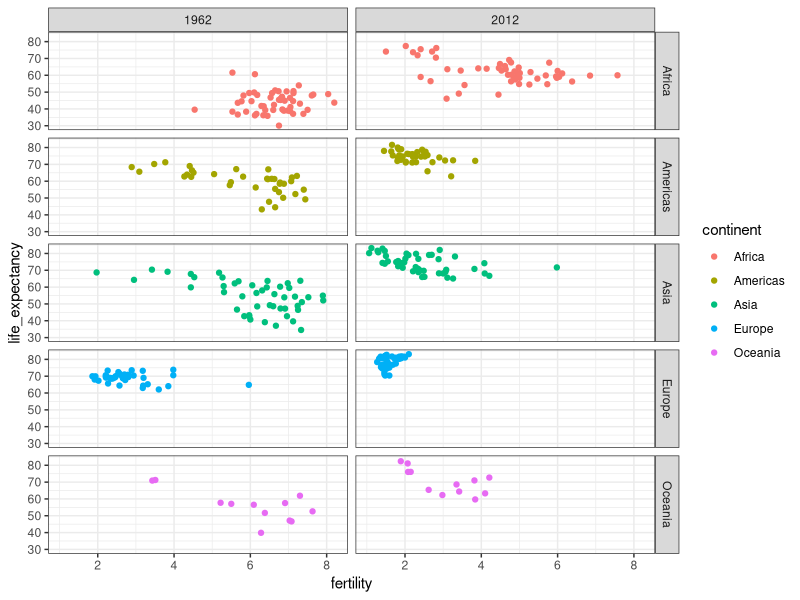
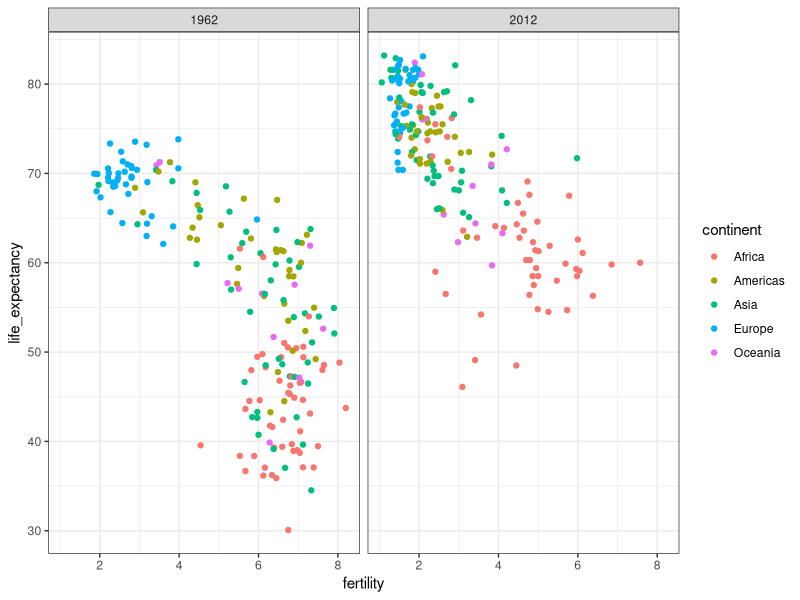
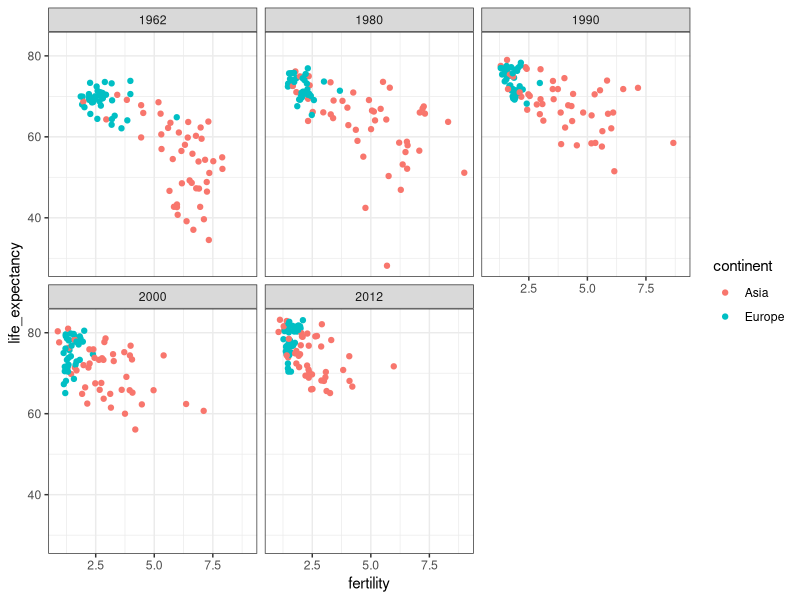
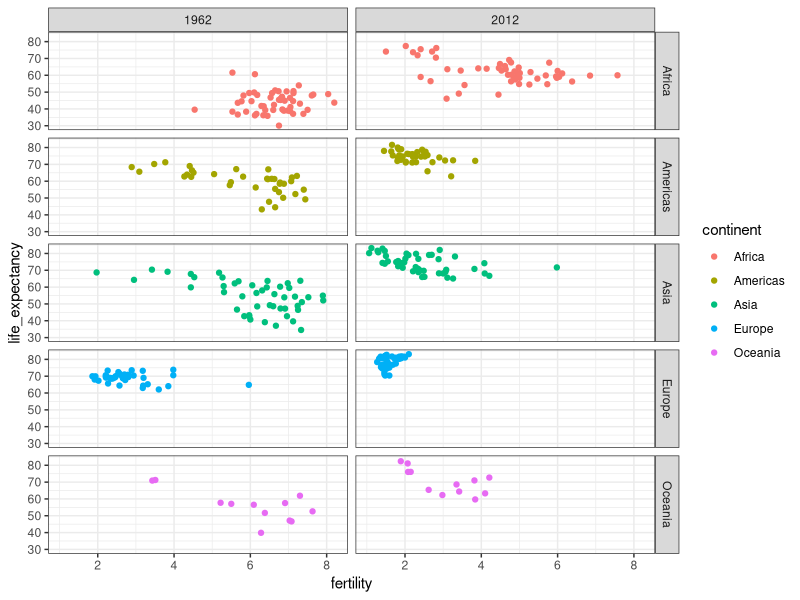
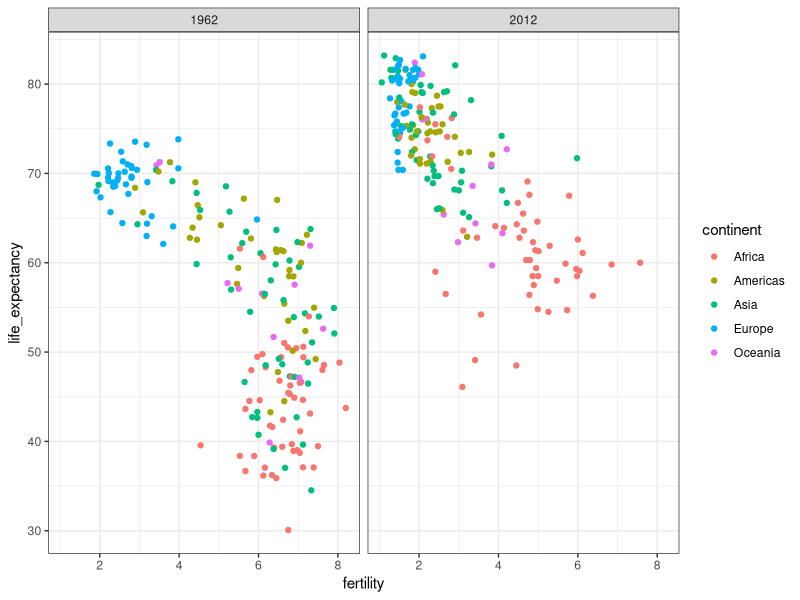
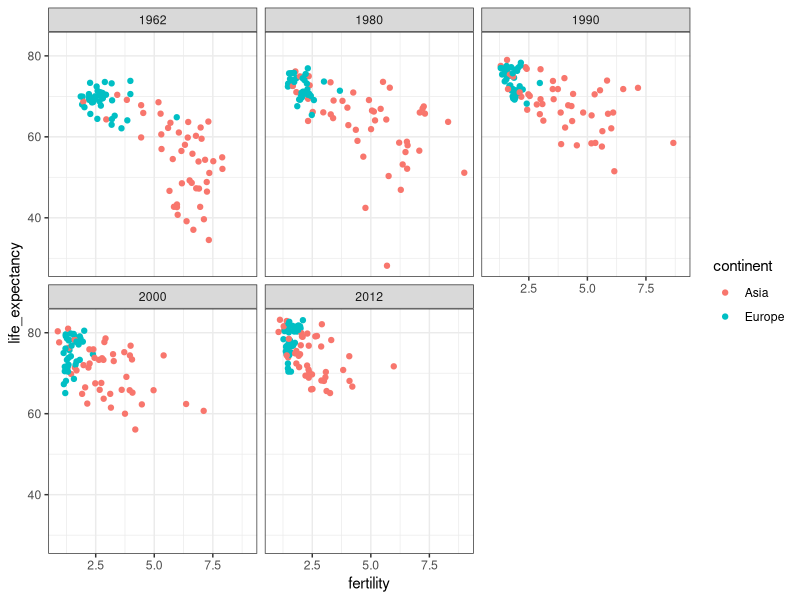

Here is the R script that generated these plots, in order:
library(tidyverse)
library(dslabs)

# compare 1962 and 2012 life_expectancy vs fertility
ds_theme_set()
filter(gapminder, year %in% c(1962, 2012)) %>%
  ggplot(aes(fertility, life_expectancy, col = continent)) +
  geom_point() +
  facet_grid(continent~year)
ggsave('figs/faceting-1.png')

# facet by only 'year' in above plot
filter(gapminder, year%in%c(1962, 2012)) %>%
  ggplot(aes(fertility, life_expectancy, col = continent)) +
  geom_point() +
  facet_grid(. ~ year)
ggsave('figs/faceting-2.png')

# facet_wrap() to display each plots with own viewable dimensions
years <- c(1962, 1980, 1990, 2000, 2012)
continents <- c("Europe", "Asia")
gapminder %>% 
  filter(year %in% years & continent %in% continents) %>%
  ggplot( aes(fertility, life_expectancy, col = continent)) +
  geom_point() +
  facet_wrap(~year) 
ggsave('figs/faceting-3.png')
